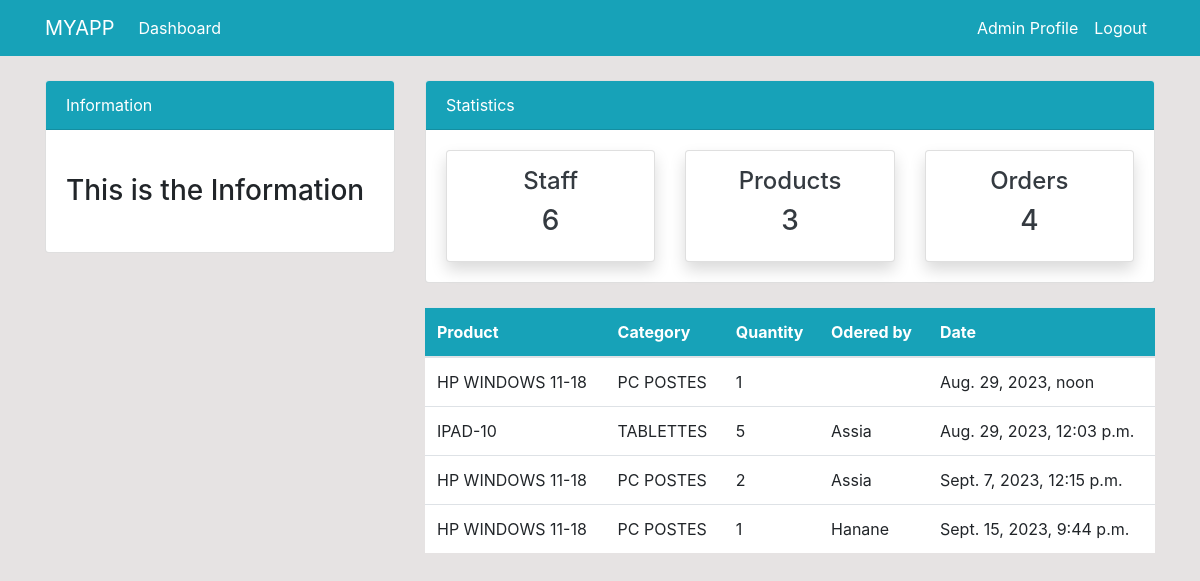
/order/ (signed in), run on the app's committed database.
### dashboard/models.py (models this page shows, shortened)
class Order(models.Model):
    product = models.ForeignKey(Product, on_delete=models.CASCADE, null= True)
    staff = models.ForeignKey(User, models.CASCADE, null= True)
    order_quantity = models.PositiveBigIntegerField(null=True)
    date = models.DateTimeField(auto_now_add=True)
    class Meta:
        verbose_name_plural = 'Order'

class Product(models.Model):
    name= models.CharField(max_length=100, null=True)
    category = models.CharField(max_length=20, choices=CATEGORY, null=True)
    quantity = models.PositiveBigIntegerField(null=True)
    class Meta:
        verbose_name_plural = 'Product'
    def __str__(self):
        return f'{self.name}-{self.quantity}'

### dashboard/views.py (the view)
# urls.py: path('order/', views.order, name='dashboard-order'),
@login_required(login_url='user-login')
def order(request):
    orders = Order.objects.all()
    orders_count = orders.count()
    workers_count = User.objects.all().count()
    product_count= Product.objects.all().count()
    context= {
        'orders': orders,
        'workers_count': workers_count,
        'orders_count':orders_count,
        'product_count' : product_count,
    }
    return render(request,'dashboard/order.html', context)

### templates/dashboard/order.html (shortened to what this page needs)
{% extends 'partials/base.html' %}
{% block content %}
{% include 'partials/topnav.html' %}
    <div class="container">
        <div class="row my-4">
            <div class="col-md-4">
            </div>
            <div class="col-md-8">
                <table class="table bg-white">
                    <thead class="bg-info">
                        <tr class="text-white">
                            <th scope="col">Product</th>
                            <th scope="col">Category</th>
                            <th scope="col">Quantity</th>
                            <th scope="col">Odered by</th>
                            <th scope="col">Date</th>
                        </tr>
                    </thead>
                    <tbody>
                        {% for orders in orders %}
                        <tr>
                            <td>{{orders.product}}</td>
                            <td>{{orders.product.category}}</td>
                            <td>{{orders.order_quantity}}</td>
                            <td>
                                {{orders.staff.username}}
                            </td>
                            <td>
                                {{orders.date}}
                            </td>
                        </tr>
                        {% endfor %}
                    </tbody>
                </table>
            </div>
        </div>
    </div>
{% endblock %}

### templates/partials/nav.html (shortened to what this page needs)
<nav class="navbar navbar-expand-lg navbar-info bg-info">
    <div class="container">
        {% if user.is_authenticated %}
        <a class="navbar-brand text-white" href="{% url 'dashboard-index' %}">MYAPP</a>
        <div class="collapse navbar-collapse" id="navbarSupportedContent">
            <ul class="navbar-nav mr-auto">
                <li class="nav-item active">
                    <a class="nav-link text-white" href="{% url 'dashboard-index' %}">Dashboard </a>
                </li>
            </ul>
            <ul class="navbar-nav ml-auto">
                <li class="nav-item active">
                    <a class="nav-link text-white" href="{% url 'user-profile' %}">{{ user.username }} Profile
                        <span class="sr-only">(current)</span></a>
                </li>
                <li class="nav-item">
                    <a class="nav-link text-white" href="{% url 'user-logout' %}">Logout</a>
                </li>
            </ul>
            {% endif %}
        </div>
    </div>
</nav>

### static/style.css (style rules this page uses)
body { background: rgb(230, 227, 227); }

### data on the page
Order: product "HP WINDOWS 11-18", product.category "PC POSTES", order_quantity "1", date "Aug. 29, 2023, noon"
Order: product "IPAD-10", product.category "TABLETTES", order_quantity "5", staff.username "Assia", date "Aug. 29, 2023, 12:03 p.m."
Order: product "HP WINDOWS 11-18", product.category "PC POSTES", order_quantity "2", staff.username "Assia", date "Sept. 7, 2023, 12:15 p.m."
Order: product "HP WINDOWS 11-18", product.category "PC POSTES", order_quantity "1", staff.username "Hanane", date "Sept. 15, 2023, 9:44 p.m."

### other printed values
{{ user.username }} "Admin"
{{ workers_count }} "6"
{{ product_count }} "3"
{{ orders_count }} "4"
